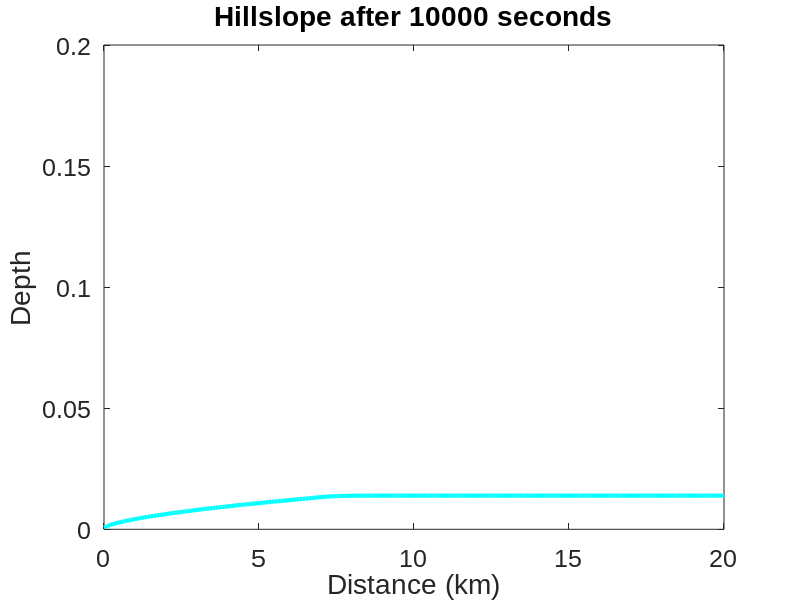
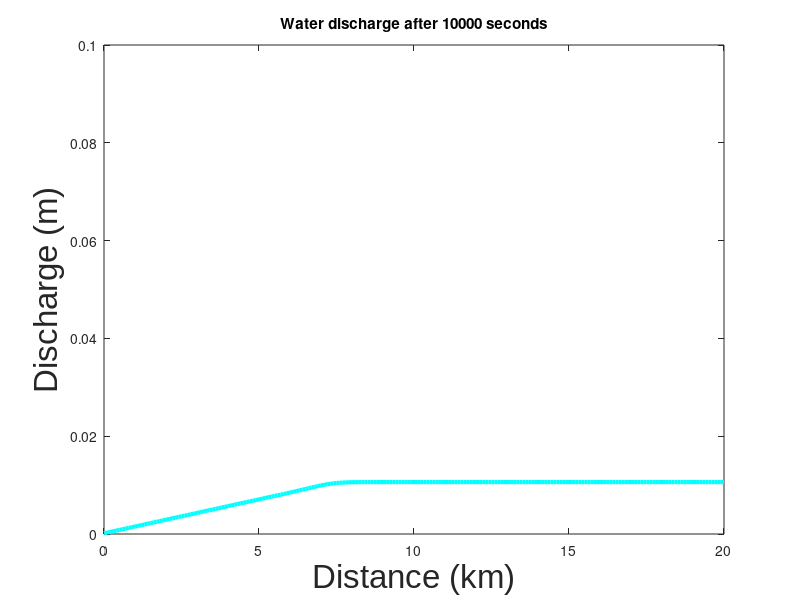
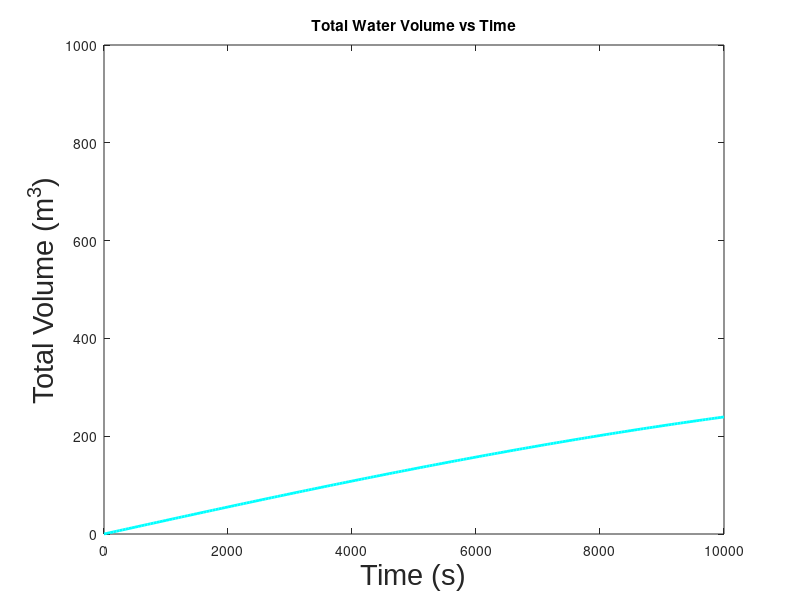
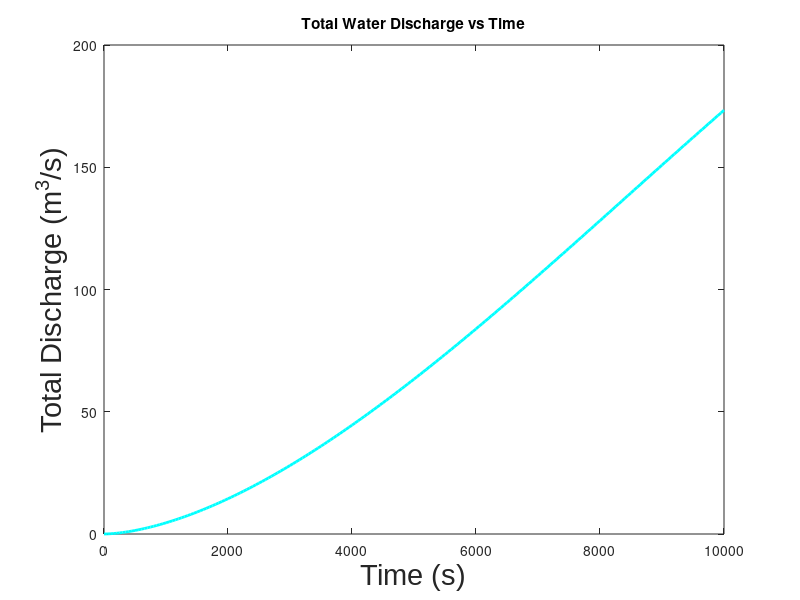

The MATLAB script that drew these images, in order:
%% Introduction
% Modeling of water flow
% Written for Modeling class 3/9/16 by JWM

clear global;
figure(1)
clf
figure(2)
clf
figure(3)
clf
figure(4)
clf

%% Initialize

% spatial controls
dx = 100; % x step (m)
xmax = 20000; % Max x value (m)
dzdx = 0.07; % z step (m)
zmax = 2000; % Max z value (m)
x = 0:dx:xmax; % horizontal array (m)
z = zmax - (dzdx*x); % equation for a straight line (m)

% time controls
dt = 1; % t step (s)
tmax = 10000; % maximum t (s)
t = 0:dt:tmax; % t array (s)
imax = length(t);
nplots = 200; % Number of times to get a plot. Needs to divide into tmax an integer number of times
tplot = tmax/nplots; % Time step between plots

% climate variables
R = .02/3600; % Rainfall rate (m/s)
I =  .015/3600; % Infiltration rate (m/s)
dWdt = R-I; % This is the net rate of water accumulation (m/s)
n = 0.02; % Manning constant for a smooth sand channel (weird units that cancel)

% water properties
rho_water = 1000; % density of ice (kg/m^3)
g = 9.81; % gravity (m/s^2)

e = exp(1); % Euler's exponential

s = dzdx; % Slope
h = zeros(size(s)); % Ice thickness array, between points on x (m)
Q = zeros(size(s)); % Flow array (m/yr)

water = zeros(size(z)); % array of water depth (m)

i=0;
j=0;

%% Run

for i = 1:imax % Loop for each time step until maximum time
        
    h = water(1:end-1) + 0.5*diff(water); % Water height between points
    ubar = 1/n.*(h).^(2/3).*s.^(0.5); % Average water flow rate
    
    Q = h.*ubar; % Flow array
    Q = [0 Q Q(end)]; % Pad the flow array on both ends. The bottom end needs to drain all the water every time step
    
    dhdt = dWdt - diff(Q)/dx; % Change in water height per unit time
        
    water = water + (dhdt*dt); % now update water depth using the dt finite diff
    water = max(water,0);
        
    if(rem(t(i),tplot)==0)
        j = j+1;
        
        figure(1) % Flow depth
        plot(x/1000,water,'c','linewidth',3)
        title(['Hillslope after ',num2str(t(i)),' seconds'])
        xlabel('Distance (km)','fontname','arial','fontsize',24)
        ylabel('Depth','fontname','arial','fontsize',24)
        set(gca,'fontsize',18,'fontname','arial')
        axis([0 xmax/1000 0 0.2])
        hold off
        
    
        figure(2) % Flow discharge
        plot(x/1000,Q(2:end),'c','linewidth',3)
        title(['Water discharge after ',num2str(t(i)),' seconds'])
        xlabel('Distance (km)','fontname','arial','fontsize',24)
        ylabel('Discharge (m)','fontname','arial','fontsize',24)
        axis([0 xmax/1000 0 .1])

        time(j) = t(i);
        water_vol(j) = sum(water)*dx;
        water_discharge(j) = sum(Q)*dx;

        pause(0.1)
    end

end
%% Finalize

char_vol = zeros(size(water_vol)); % For finding characteristic time scale
char_vol(char_vol<1) = (1-(1/e))*water_vol(length(water_vol));

figure(3) % Depth over time
plot(time,water_vol,'-c','linewidth',2)
title('Total Water Volume vs Time')
xlabel('Time (s)','fontname','arial','fontsize',21)
ylabel('Total Volume (m^3)','fontname','arial','fontsize',21)
axis([0 tmax 0 1000])

figure(4) % Discharge over time
plot(time,water_discharge,'-c','linewidth',2)
title('Total Water Discharge vs Time')
xlabel('Time (s)','fontname','arial','fontsize',21)
ylabel('Total Discharge (m^3/s)','fontname','arial','fontsize',21)
axis([0 tmax 0 200])

% Done!